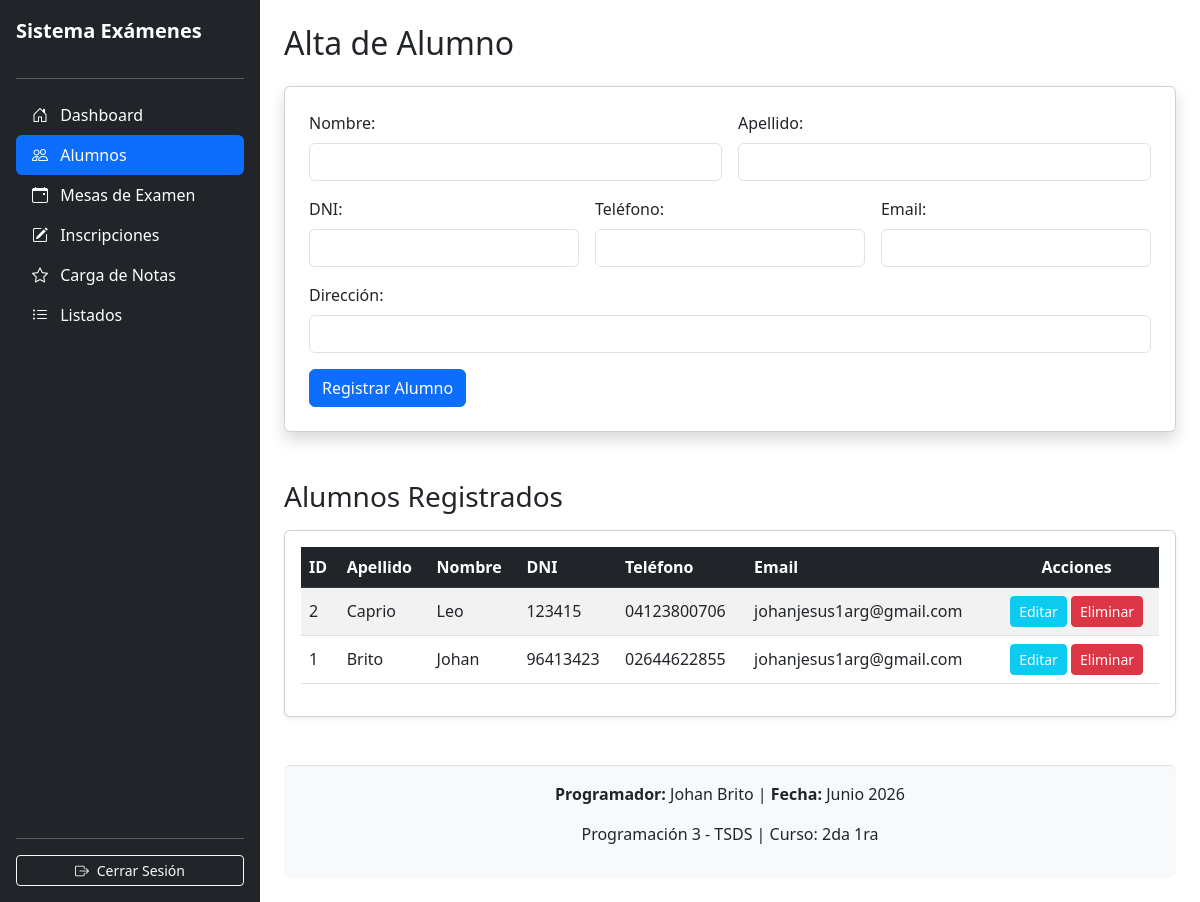
/mod_alumnos.php (signed in), run on the app's committed database.
### tables this page shows
CREATE TABLE `alumnos` (
  `id` int(11) NOT NULL,
  `dni` varchar(15) NOT NULL,
  `nombre` varchar(100) NOT NULL,
  `apellido` varchar(100) NOT NULL,
  `email` varchar(100) DEFAULT NULL,
  `telefono` varchar(50) DEFAULT NULL,
  `direccion` varchar(100) NOT NULL
);

### mod_alumnos.php (the view, shortened to what this page needs)
<?php
include("conexion.php");
$alumno_editar = null;
$consulta_lista = "SELECT * FROM alumnos ORDER BY id DESC";
$resultado_lista = mysqli_query($enlace, $consulta_lista);
?>
<!DOCTYPE html>
<html lang="es">
<head>
    <link href="https://cdn.jsdelivr.net/npm/bootstrap@5.3.0/dist/css/bootstrap.min.css" rel="stylesheet">
    <link rel="stylesheet" href="https://cdn.jsdelivr.net/npm/bootstrap-icons@1.11.3/font/bootstrap-icons.min.css">
</head>
<body>
    <div class="d-flex" style="min-height: 100vh;">
        <div class="d-flex flex-column flex-shrink-0 p-3 text-white bg-dark" style="width: 260px;">
            <a href="index.php" class="d-flex align-items-center mb-3 text-white text-decoration-none">
                <span class="fs-5 fw-bold">Sistema Exámenes</span>
            </a>
            <hr>
            <ul class="nav nav-pills flex-column mb-auto">
                <li><a href="index.php" class="nav-link text-white"><i class="bi bi-house-door me-2"></i> Dashboard</a></li>
                <li><a href="mod_alumnos.php" class="nav-link text-white active"><i class="bi bi-people me-2"></i> Alumnos</a></li>
                <li><a href="mod_mesas.php" class="nav-link text-white"><i class="bi bi-calendar-event me-2"></i> Mesas de Examen</a></li>
                <li><a href="mod_inscripciones.php" class="nav-link text-white"><i class="bi bi-pencil-square me-2"></i> Inscripciones</a></li>
                <li><a href="carga_notas.php" class="nav-link text-white"><i class="bi bi-star me-2"></i> Carga de Notas</a></li>
                <li><a href="listados.php" class="nav-link text-white"><i class="bi bi-list-ul me-2"></i> Listados</a></li>
            </ul>
            <hr>
            <a href="index.php?cerrar_sesion=1" class="btn btn-outline-light btn-sm"><i class="bi bi-box-arrow-right me-1"></i> Cerrar Sesión</a>
        </div>
        <div class="container-fluid p-4">
            <h2 class="mb-4"><?php echo $alumno_editar ? "Modificar Alumno" : "Alta de Alumno"; ?></h2>
            <form action="mod_alumnos.php" method="POST" class="card p-4 shadow mb-5">
                <div class="row g-3">
                    <div class="col-md-6">
                        <label class="form-label">Nombre:</label>
                        <input type="text" name="nom" class="form-control" required value="<?php echo $alumno_editar ? $alumno_editar['nombre'] : ''; ?>">
                    </div>
                    <div class="col-md-6">
                        <label class="form-label">Apellido:</label>
                        <input type="text" name="ape" class="form-control" required value="<?php echo $alumno_editar ? $alumno_editar['apellido'] : ''; ?>">
                    </div>
                    <div class="col-md-4">
                        <label class="form-label">DNI:</label>
                        <input type="text" name="dni" class="form-control" required value="<?php echo $alumno_editar ? $alumno_editar['dni'] : ''; ?>">
                    </div>
                    <div class="col-md-4">
                        <label class="form-label">Teléfono:</label>
                        <input type="text" name="tel" class="form-control" value="<?php echo $alumno_editar ? $alumno_editar['telefono'] : ''; ?>">
                    </div>
                    <div class="col-md-4">
                        <label class="form-label">Email:</label>
                        <input type="email" name="mail" class="form-control" value="<?php echo $alumno_editar ? $alumno_editar['email'] : ''; ?>">
                    </div>
                    <div class="col-12">
                        <label class="form-label">Dirección:</label>
                        <input type="text" name="dir" class="form-control" value="<?php echo $alumno_editar ? $alumno_editar['direccion'] : ''; ?>">
                    </div>
                </div>
                <div class="d-flex gap-2 mt-3">
                    <button type="submit" class="btn <?php echo $alumno_editar ? 'btn-warning' : 'btn-primary'; ?>">
                        <?php echo $alumno_editar ? "Guardar Cambios" : "Registrar Alumno"; ?>
                    </button>
                </div>
            </form>
            <h3 class="mb-3">Alumnos Registrados</h3>
            <div class="table-responsive card p-3 shadow-sm mb-5">
                <table class="table table-striped table-hover align-middle">
                    <thead class="table-dark">
                        <tr>
                            <th>ID</th>
                            <th>Apellido</th>
                            <th>Nombre</th>
                            <th>DNI</th>
                            <th>Teléfono</th>
                            <th>Email</th>
                            <th class="text-center">Acciones</th>
                        </tr>
                    </thead>
                    <tbody>
                        <?php if ($resultado_lista && mysqli_num_rows($resultado_lista) > 0): ?>
                            <?php while ($row = mysqli_fetch_assoc($resultado_lista)): ?>
                                <tr>
                                    <td><?php echo $row['id']; ?></td>
                                    <td><?php echo $row['apellido']; ?></td>
                                    <td><?php echo $row['nombre']; ?></td>
                                    <td><?php echo $row['dni']; ?></td>
                                    <td><?php echo $row['telefono']; ?></td>
                                    <td><?php echo $row['email']; ?></td>
                                    <td class="text-center">
                                        <a href="mod_alumnos.php?editar=<?php echo $row['id']; ?>" class="btn btn-sm btn-info text-white">Editar</a>
                                        <a href="mod_alumnos.php?eliminar=<?php echo $row['id']; ?>" class="btn btn-sm btn-danger" onclick="return confirm('¿Seguro que deseas eliminar a este alumno?')">Eliminar</a>
                                    </td>
                                </tr>
                            <?php endwhile; ?>
                        <?php else: ?>
                            <tr>
                                <td colspan="7" class="text-center text-muted">No hay alumnos registrados.</td>
                            </tr>
                        <?php endif; ?>
                    </tbody>
                </table>
            </div>
            <footer class="mt-5 py-3 bg-light text-center border-top rounded">
                <p><strong>Programador:</strong> Johan Brito | <strong>Fecha:</strong> Junio 2026</p>
                <p>Programación 3 - TSDS | Curso: 2da 1ra</p>
            </footer>
        </div>
    </div>
</body>
</html>

### data on the page
alumnos: id "2", apellido "Caprio", nombre "Leo", dni "123415", telefono "04123800706", email "johanjesus1arg@gmail.com"
alumnos: id "1", apellido "Brito", nombre "Johan", dni "96413423", telefono "02644622855", email "johanjesus1arg@gmail.com"
